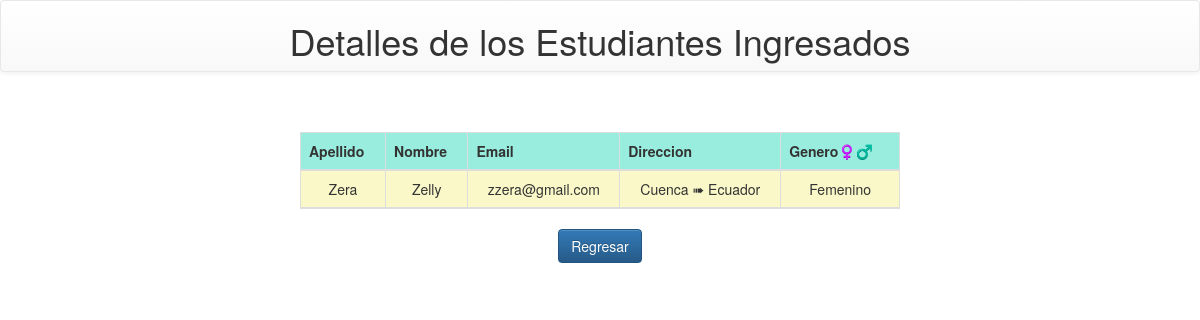
Page /detalle_estudiante/9 on the committed database.
### estudiante/models.py (models this page shows, shortened)
class Estudiante(models.Model):
    nombre = models.CharField(max_length=255)
    apellido = models.CharField(max_length=255)
    genero = models.CharField(max_length=100)
    telefono = models.CharField(max_length=10)
    email = models.CharField(max_length=255)
    direccion = models.ForeignKey(Direccion, on_delete=models.SET_NULL, null=True)
    curso = models.ForeignKey(Curso, on_delete=models.SET_NULL, null=True)
    tutor = models.ForeignKey(Tutor, on_delete=models.SET_NULL, null=True)

class Direccion(models.Model):
    calle = models.CharField(max_length=50)
    no_calle = models.IntegerField()
    pais = models.CharField(max_length=100)
    predeterminada = models.BooleanField(default=True)

### estudiante/views.py (the view)
# urls.py: path('detalle_estudiante/<int:id>', detalle_estudiante, name= 'detalle_estudiante'),
def detalle_estudiante(request,id):
    estudiante = get_object_or_404(Estudiante, pk=id)
    mensaje = {'estudiante': estudiante}
    return render(request, 'detalle.html', mensaje)

### estudiante/templates/detalle.html (shortened to what this page needs)
<!DOCTYPE html>
<html lang="en">
<head>
    <link rel="stylesheet" href="https://cdn.jsdelivr.net/npm/bootstrap@3.4.1/dist/css/bootstrap.min.css">
    <link rel="stylesheet" href="https://cdn.jsdelivr.net/npm/bootstrap@3.4.1/dist/css/bootstrap-theme.min.css">
</head>
<body>
     <div class="navbar navbar-default" align="center">
         <div clas ="panel-heading">
             <h1 class = "panel-tittle"> Detalles de los Estudiantes Ingresados </h1>
         </div>
     </div>
    <div>
        <div class="table-responsive" align="center">
                <table class="table table-bordered table-striped text-center table-hover" style="width:50%">
                     <thead style="background-color: #faf8c8;">
                         <tr style="background-color: #98eddf;">
                            <th><strong>Apellido </strong> </th>
                            <th><strong>Nombre</strong> </th>
                            <th><strong>Email </strong> </th>
                            <th><strong>Direccion </strong> </th>
                            <th><strong>Genero♀️♂️</strong></th>
                            <br>
                        </tr>
                            <tr>
                                <td>{{estudiante.apellido}}</td>
                                <td>{{estudiante.nombre}}</td>
                                <td>{{estudiante.email}}</td>
                                <td>{{estudiante.direccion.calle}} ➠ {{estudiante.direccion.pais}}</td>
                                <td>{{estudiante.genero}}</td>
                            </tr>
                            <br>
                    </thead>
                </table>
                    <div>
                        <a href="/" class="btn btn-primary" type="button">Regresar</a>
                    </div>
        </div>
    </div>
</body>
</html>

### rows in the picture
Estudiante: apellido "Zera", nombre "Zelly", email "zzera@gmail.com", direccion.calle "Cuenca", direccion.pais "Ecuador", genero "Femenino"
